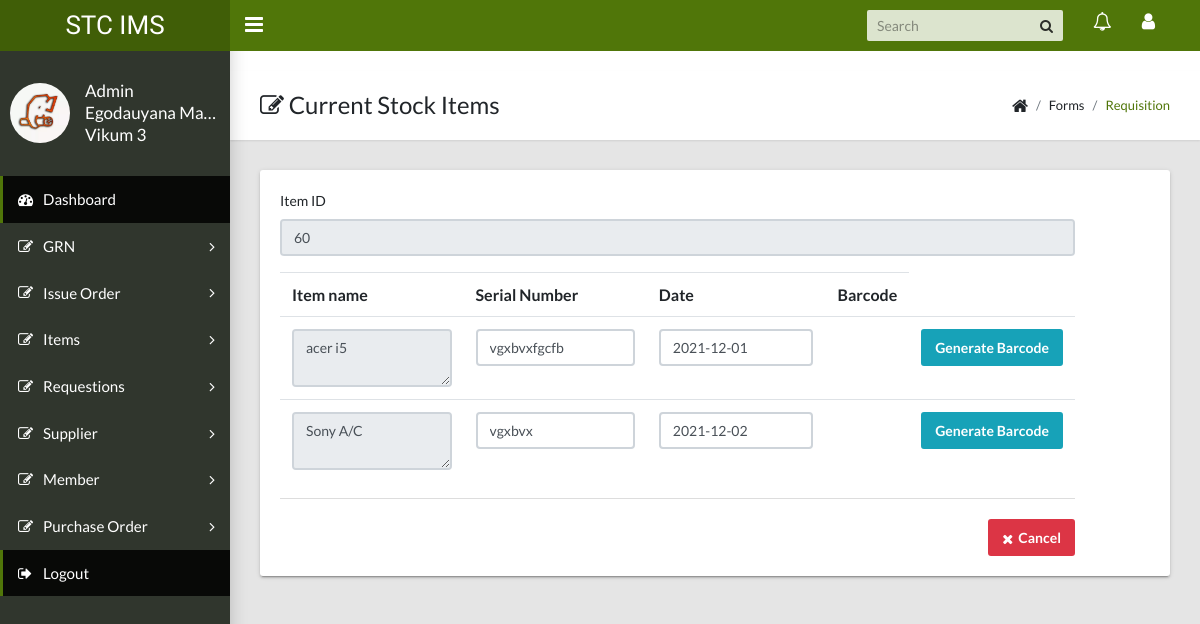
Screenshot of /info_main_stock.php?id=60 (signed in) with the database file from the repository.
### tables this page shows
CREATE TABLE `main_stock_item` (
  `stockId` int(50) NOT NULL,
  `id` int(11) DEFAULT NULL,
  `item_name` varchar(50) DEFAULT NULL,
  `serial` varchar(50) DEFAULT NULL,
  `date` date NOT NULL DEFAULT current_timestamp()
);

CREATE TABLE `items` (
  `item_id` int(11) NOT NULL,
  `item_name` varchar(60) DEFAULT NULL,
  `unit` varchar(60) DEFAULT NULL,
  `sub_id` int(11) DEFAULT NULL,
  `status` varchar(20) DEFAULT NULL
);

### includes/base.php (called while the page is built)
<?php
function add_module($module){
		include("modules/".$module."/index.php");
}
?>

### Info_main_stock.php (called while the page is built)
<?php
include("templates/header.php");
?>
<?php add_module('Info_main_stock'); ?>

### modules/Info_main_stock/index.php (the view, shortened to what this page needs)
The javascript plugin to display page loading on top
<main class="app-content">
    <div class="app-title">
        <div>
            <h1><i class="fa fa-edit"></i> Current Stock Items </h1>
        </div>
        <ul class="app-breadcrumb breadcrumb">
            <li class="breadcrumb-item"><i class="fa fa-home fa-lg"></i></li>
            <li class="breadcrumb-item">Forms</li>
            <li class="breadcrumb-item"><a href="#">Requisition</a></li>
        </ul>
    </div>
    <div class="row">
        <div class="col-md-12">
            <div class="tile">
                <div class="row">
                    <div class="col-lg-11">
                        <form class="form" method="post" >
                            <?php
                            include('db_connector.php');
                            $id = intval($_GET['id']);
                            $selectUserl = "SELECT d.stockId, d.id,d.serial,d.date,m.item_name,m.item_id
                            FROM main_stock_item d
                            INNER JOIN items m ON m.item_id = d.item_name
                             WHERE d.id= $id";
                            $resultl = mysqli_query($con,$selectUserl);
                            ?>
                            <div class="form-group">
                                <label for="stock_id">Item  ID</label>
                                <input class="form-control" name="stock_id" type="text" value="<?php echo $id;?>" id="stock_id" readonly >
                            </div>
                        <div>
                            <?php
                            if ($resultl->num_rows > 0) {
                                echo " <table class=\"table table-hover\" id=\"stockItem\">
                                        <tr>
                                        <th>Item name</th>
                                        <th>Serial Number </th>
                                        <th> Date </th>
                                        <th> Barcode </th>
                                        </tr> ";
                                while($row = $resultl->fetch_assoc()) {
                                    echo "<tr>
                                          <td><textarea class=\"form-control\" name=\"item_id[]\" type=\"text\" value=" . $row["item_name"]. " id=\"item_id[]\" readonly>". $row["item_name"]."</textarea></td>
                                          <td><input class=\"form-control\" name=\"serial[]\" type=\"text\" value=" . $row["serial"]. " id=\"serial[]\" ></td>
                                          <td><input class=\"form-control\" name=\"serial[]\" type=\"text\" value=" . $row["date"]. " id=\"date[]\" ></td>
                                           <td><input class=\"form-control\" name=\"item_name[]\" type=\"text\" value=" . $row["item_id"]. " id=\"item_name[]\" hidden readonly></td>
                                           <td> <a href='generate_barcode_index.php?stockId=".$row['stockId']."' class=\"btn btn-small btn-info\" ><i class=\"icon-info-sign\"></i>Generate Barcode </a> </td>
                                           </tr>";
                                }
                                echo "</table>";
                            } else {
                                echo "0 results";
                            }
                            ?>
                        </div>
                            <div class="tile-footer">
                                <a class="btn btn-danger icon-btn float-right" href="view_current_stock.php" ><i class="fa fa-times"></i>Cancel</a>
                            </div>
                        </form>
                    </div>
                </div>
            </div>
        </div>
    </div>
</main>
</body>
</html>

### rows the page displays
main_stock_item: item_name "acer i5", serial "vgxbvxfgcfb", date "2021-12-01"
main_stock_item: item_name "Sony A/C", serial "vgxbvx", date "2021-12-02"

### other values shown
$first_name "Egodauyana Ma…"
$last_name "Vikum 3"
